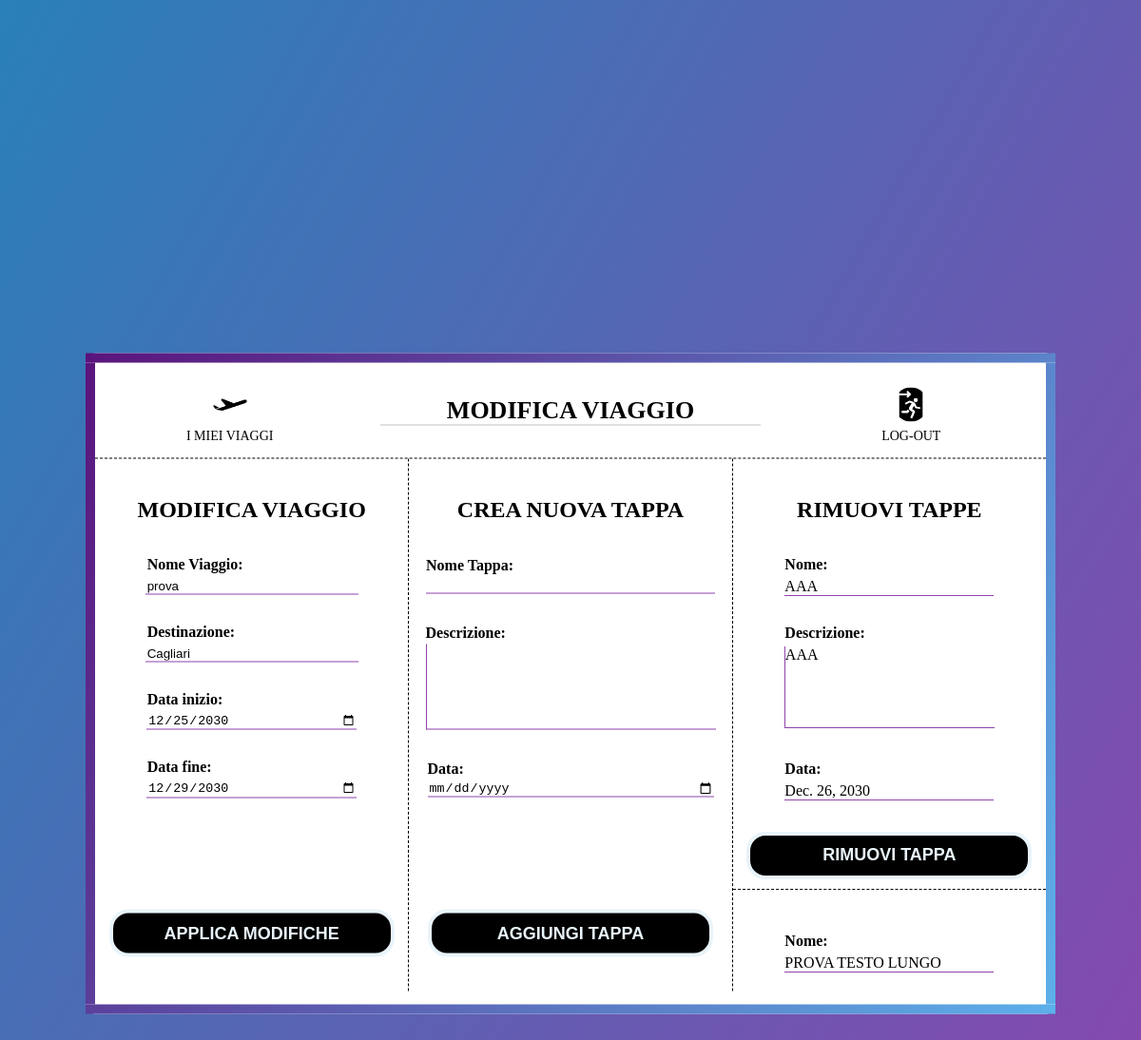
Screenshot of /organizzatoreViaggi/changeItinerary/20/ (signed in) with the database file from the repository.
### organizzatoreViaggi/models.py (models this page shows, shortened)
class Travel(models.Model):
    id = models.AutoField(primary_key=True)
    name = models.CharField(max_length=64, unique=True)
    destination = models.CharField(max_length=64)
    start_date = models.DateField()
    end_date = models.DateField()
    participants = models.ManyToManyField(CustomUser)

class Stage(models.Model):
    id = models.AutoField(primary_key=True)
    travel = models.ForeignKey(Travel, on_delete=models.CASCADE)
    name = models.CharField(max_length=64)
    description = models.CharField(max_length=128)
    date = models.DateField()

### organizzatoreViaggi/views.py (the view)
# urls.py: path('organizzatoreViaggi/changeItinerary/<int:travel_id>/', views.changeItinerary_view, name='changeItinerary'),
@login_required(login_url= 'login')
def changeItinerary_view(request, travel_id):
    travel = Travel.objects.get(id = travel_id)
    form = TravelForm(instance=travel)
    stages = Stage.objects.filter(travel = travel_id)
    emptyStageForm = StageForm()
    if request.method == "POST":
        if "edit_travel" in request.POST:
            form = TravelForm(request.POST, instance=travel)
            new_start_date = datetime.strptime(request.POST['start_date'], "%Y-%m-%d").date()
            new_end_date = datetime.strptime(request.POST['end_date'],"%Y-%m-%d").date()
            if form.is_valid():
                form.save()
                for stage in stages:
                    if stage.date < new_start_date or stage.date > new_end_date:
                        stage.delete()
                return redirect('myTravels')
        else:
            emptyStageForm = StageForm()
        if "add_stage" in request.POST:
            emptyStageForm = StageForm(request.POST)
            emptyStageForm.travel = travel
            if emptyStageForm.is_valid():
                stage = emptyStageForm.save(commit=False)
                stage.travel = travel
                stage.save()
                url = reverse('detailsTravel', args=[travel_id])
                return redirect(url)
        if "remove_stage" in request.POST:
            stage_id = request.POST.get('stage_id')
            stage_to_delete = Stage.objects.get(id = stage_id)
            stage_to_delete.delete()
            url = reverse('detailsTravel', args=[travel_id])
            return redirect(url)
    else:
        form = TravelForm(instance=travel)
        emptyStageForm = StageForm()
    context = { 'travel': form, 'emptyStageForm': emptyStageForm, 'stages': stages}
    return render(request, 'organizzatoreViaggi/changeItinerary.html', context)

### organizzatoreViaggi/forms.py (shortened to what this page needs)
class TravelForm(ModelForm):
    class Meta:
        model = Travel
        fields = [
            'name',
            'destination',
            'start_date',
            'end_date'
        ]
        labels = {
            'name': 'Nome Viaggio',
            'destination': 'Destinazione',
            'start_date': 'Data inizio',
            'end_date': 'Data fine'
        }
        widgets = {
            'start_date': forms.DateInput(attrs={'type': 'date', 'class': 'dateField'}),
            'end_date': forms.DateInput(attrs={'type': 'date', 'class': 'dateField'}),
            'name': forms.DateInput(attrs={'class': 'textField'}),
            'destination': forms.DateInput(attrs={'class': 'textField'})
        }

class StageForm(ModelForm):
    class Meta:
        model = Stage
        fields = [
            'name',
            'description',
            'date'
        ]
        labels = {
            'name': 'Nome Tappa',
            'description': 'Descrizione',
            'date': 'Data'
        }
        widgets = {
            'date': forms.DateInput(attrs={'type': 'date', 'class': 'dateField'}),
            'description': forms.Textarea(attrs={'style':'resize:none;'})
        }

### organizzatoreViaggi/templates/organizzatoreViaggi/changeItinerary.html (shortened to what this page needs)
{% load static %}
<!DOCTYPE html>
<html lang="it">
<head>
    <link rel="stylesheet" href="{% static 'css/changeItinerary.css'%}">
</head>
<body>
   <div class="page-container">
       <nav>
           <a href="{% url 'myTravels' %}">
               <img src="{% static 'images/plane_icon.png' %}" />
               <p>I miei viaggi</p>
           </a>
           <h1>MODIFICA VIAGGIO</h1>
           <a href="{% url 'logout' %}">
               <img src="{% static 'images/logout_icon.png' %}" />
               <p>Log-out</p>
           </a>
       </nav>
       <div class="main">
           <div class="main-sx">
               <h2>MODIFICA VIAGGIO</h2>
                <form class="form_travel" method="post" action="">
                    {{ travel }}
                    <div class="button_container2">
                        <input class="apply_button" type="submit" value="APPLICA MODIFICHE" name="edit_travel">
                    </div>
                </form>
           </div>
           <div class="main-c">
               <div class="title_container">
                   <h2>CREA NUOVA TAPPA</h2>
               </div>
               <div class="form_container">
                    <form class="empty_form_itinerary" method="post" action="">
                        <div class="form_field">
                            {{ emptyStageForm.as_p }}
                            <div class="add_button_container">
                                <input class="add_button" type="submit" value="AGGIUNGI TAPPA" name="add_stage">
                            </div>
                       </div>
                   </form>
                </div>
           </div>
           <div class = "main-dx">
               <div class="title_container">
                   <h2>RIMUOVI TAPPE</h2>
               </div>
               {% for stage in stages %}
               <form class="form_itinerary" method="post" action="">
                   <div class="form_field">
                       <div class="stage-container">
                            <span>Nome:</span>
                            <p> {{ stage.name }}</p>
                           <span>Descrizione:</span>
                            <p class="description-p"> {{ stage.description }}</p>
                           <span>Data:</span>
                            <p> {{ stage.date }}</p>
                            <div class="remove_button_container">
                                <input class="remove_button" type="submit" value="RIMUOVI TAPPA" name="remove_stage">
                            </div>
                       </div>
                   </div>
               </form>
               {% endfor %}
           </div>
       </div>
   </div>
</body>
</html>

### rows the page displays
Travel: name "prova", destination "Cagliari", start_date "12/25/2030", end_date "12/29/2030"
Stage: name "AAA", description "AAA", date "Dec. 26, 2030"
Stage: name "PROVA TESTO LUNGO"
